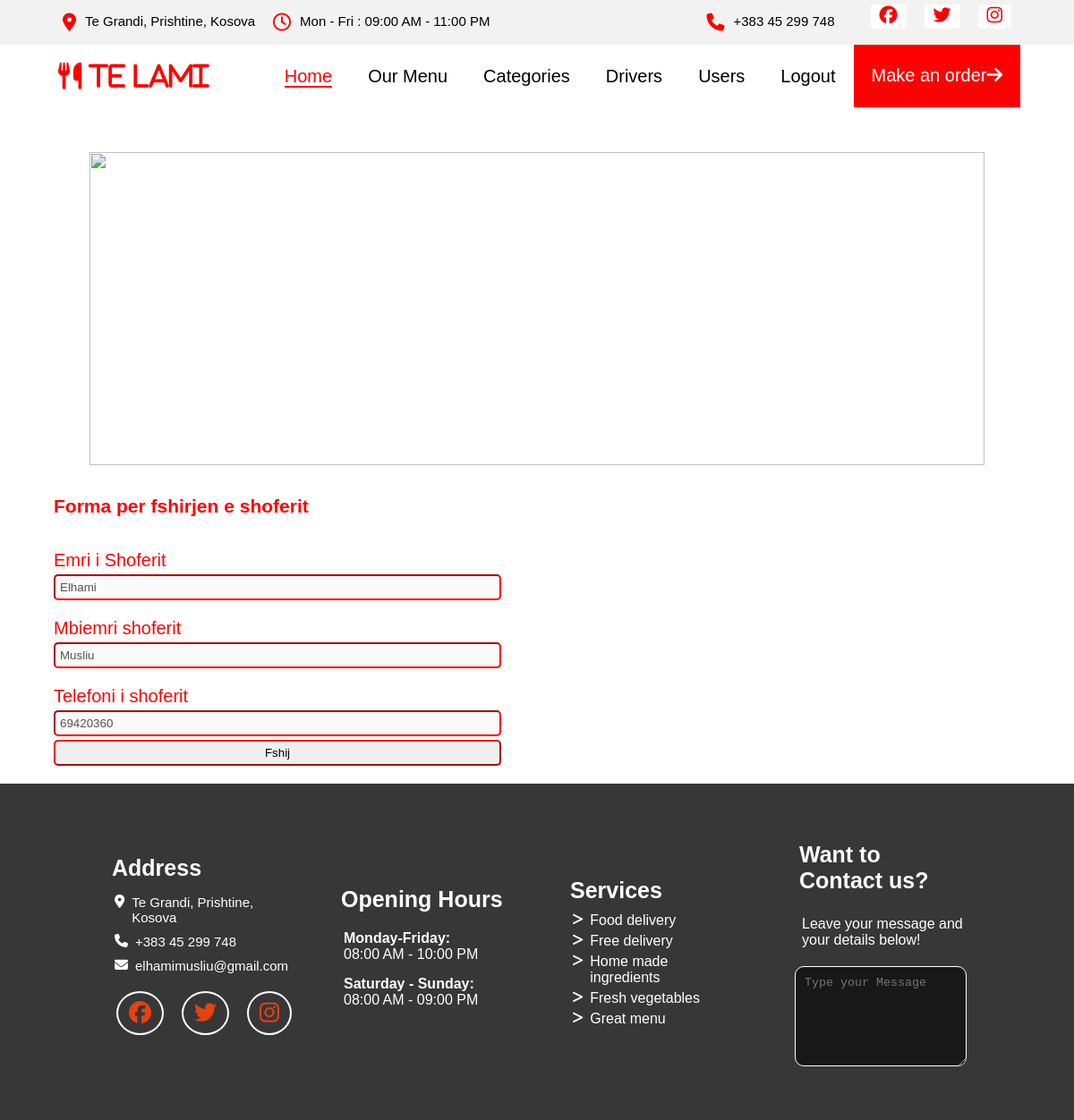
Screenshot of /CRUDS/fshij_shofer.php?shid=1 (signed in) with the database file from the repository.
### tables this page shows
CREATE TABLE `shoferat` (
  `shoferiID` int(11) NOT NULL,
  `emriShoferit` varchar(100) NOT NULL,
  `porosiaID` int(11) NOT NULL,
  `mbiemriShoferit` varchar(100) NOT NULL,
  `phoneShoferi` varchar(100) NOT NULL,
  `statusi` varchar(100) NOT NULL
);

### inc/functions.php (called while the page is built, shortened)
<?php
function merrShoferId($shoferiID)
{
    global $dbconn;
    $sql = "SELECT shoferiID, emriShoferit, mbiemriShoferit, phoneShoferi, statusi FROM shoferat";
    $sql .= " WHERE shoferiID=$shoferiID";
    $res = mysqli_query($dbconn, $sql);
    return mysqli_fetch_assoc($res);
}

### CRUDS/fshij_shofer.php (the view, shortened to what this page needs)
<head>
    <link rel="stylesheet" href="../css/style-table.css">
    <link rel="stylesheet" href="../css/style.css">
</head>
<?php
include "../inc/crudHeader.php";
if($_GET['shid']){
    $shoferiID = $_GET['shid'];
    $shoferi = merrShoferId($shoferiID);
    $emriShoferit = $shoferi['emriShoferit'];
    $mbiemriShoferit = $shoferi['mbiemriShoferit'];
    $phoneShoferi = $shoferi['phoneShoferi'];
}
?>
<section class="section-shto-modifiko container">
    <div class="image">
        <img src="https://caterease.com/wp-content/uploads/2019/01/Final-Background-For-Login.png" alt="">
    </div>
    <div class="forma">
        <br>
        <br>
        <h1>Forma per fshirjen e shoferit</h1>
        <br>
        <form method="post" enctype="multipart/form-data">
            <div class="inputAndLabels">
                <label for="emriShoferit">Emri i Shoferit</label> <br>
                <input disabled type="text" id="emriShoferit" name="emriShoferit"
                value="<?php if(!empty($emriShoferit)) echo $emriShoferit ?>">
            </div>
            <div class="inputAndLabels">
                <label for="mbiemriShoferit">Mbiemri shoferit</label> <br>
                <input disabled type="text" id="mbiemriShoferit" name="mbiemriShoferit"
                value="<?php if(!empty($mbiemriShoferit)) echo $mbiemriShoferit ?>">
            </div>
            <div class="inputAndLabels">
                <label for="phoneShoferi">Telefoni i shoferit</label> <br>
                <input disabled type="text" id="phoneShoferi" name="phoneShoferi"
                value="<?php if(!empty($phoneShoferi)) echo $phoneShoferi ?>">
                <div class="butonat">
                    <input id='fshij' type='submit'
                    name='fshij' class='fshij' value='Fshij'>
                </div>
            </div>
        </form>
    </div>
</section>
<?php
    include "../inc/footer.php";
?>
</body>
</html>

### css/style-table.css (style rules this page uses)
.forma { width: 100%; margin: 0 auto; }
.forma h1 { font-size: 21px; color: red; margin-bottom: 20px; }
.forma input, .forma textarea { width: 500px; padding: 5px; margin-top: 4px; border-radius: 5px; outline: none; border-color: red; }
.forma input, .forma textarea { caret-color: black; }
.forma label { color: red; font-size: 20px; }
.forma .inputAndLabels { margin-bottom: 20px; }
.list-entity, .section-shto-modifiko { margin-top: 50px!important; margin: 10px auto; display: flex; flex-direction: column; justify-content: center; align-items: center; }
.image img { width: 1000px; height: 350px; object-fit: cover; }
.image { position: relative; z-index: 5; }

### css/style.css (style rules this page uses)
* { margin: 0; padding: 0; }
body { font-size: 15px; font-family: 'Trebuchet MS', 'Lucida Sans Unicode', 'Lucida Grande', 'Lucida Sans', Arial, sans-serif; margin: 0; padding: 0; }
.container { width: 90%; margin: 0 auto; }

### rows the page displays
shoferat: emriShoferit "Elhami", mbiemriShoferit "Musliu", phoneShoferi "69420360"
